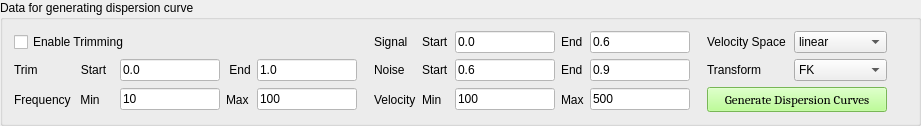
         <widget class="QGroupBox" name="DataDispGrpBox">
          <property name="maximumSize">
           <size>
            <width>16777215</width>
            <height>111</height>
           </size>
          </property>
          <property name="styleSheet">
           <string notr="true">font: 75 12pt &quot;Verdana&quot;;</string>
          </property>
          <property name="title">
           <string>Data for generating dispersion curve</string>
          </property>
          <layout class="QGridLayout" name="gridLayout_5">
           <item row="0" column="14">
            <widget class="QWidget" name="widget_6" native="true">
             <property name="minimumSize">
              <size>
               <width>5</width>
               <height>0</height>
              </size>
             </property>
             <property name="maximumSize">
              <size>
               <width>20</width>
               <height>16777215</height>
              </size>
             </property>
            </widget>
           </item>
           <item row="0" column="7">
            <widget class="QLabel" name="label_8">
             <property name="styleSheet">
              <string notr="true">font: 10pt &quot;Cambria&quot;;</string>
             </property>
             <property name="text">
              <string>Signal</string>
             </property>
            </widget>
           </item>
           <item row="1" column="7">
            <widget class="QLabel" name="label_12">
             <property name="styleSheet">
              <string notr="true">font: 10pt &quot;Cambria&quot;;</string>
             </property>
             <property name="text">
              <string>Noise</string>
             </property>
            </widget>
           </item>
           <item row="2" column="10">
            <widget class="QLineEdit" name="vMin_edt">
             <property name="maximumSize">
              <size>
               <width>100</width>
               <height>16777215</height>
              </size>
             </property>
             <property name="styleSheet">
              <string notr="true">background:rgb(255, 255, 255)</string>
             </property>
             <property name="text">
              <string>100</string>
             </property>
            </widget>
           </item>
           <item row="0" column="15">
            <widget class="QLabel" name="label_16">
             <property name="styleSheet">
              <string notr="true">font: 10pt &quot;Cambria&quot;;</string>
             </property>
             <property name="text">
              <string>Velocity Space</string>
             </property>
            </widget>
           </item>
           <item row="0" column="13">
            <widget class="QLineEdit" name="sigEnd_edt">
             <property name="maximumSize">
              <size>
               <width>100</width>
               <height>16777215</height>
              </size>
             </property>
             <property name="styleSheet">
              <string notr="true">background:rgb(255, 255, 255)</string>
             </property>
             <property name="text">
              <string>0.6</string>
             </property>
            </widget>
           </item>
           <item row="0" column="9">
            <widget class="QLabel" name="label_9">
             <property name="styleSheet">
              <string notr="true">font: 10pt &quot;Calibri&quot;;</string>
             </property>
             <property name="text">
              <string>Start</string>
             </property>
            </widget>
           </item>
           <item row="2" column="5">
            <widget class="QLineEdit" name="fmax_edt">
             <property name="maximumSize">
              <size>
               <width>100</width>
               <height>16777215</height>
              </size>
             </property>
             <property name="styleSheet">
              <string notr="true">background:rgb(255, 255, 255)</string>
             </property>
             <property name="text">
              <string>100</string>
             </property>
            </widget>
           </item>
           <item row="1" column="0" colspan="2">
            <widget class="QLabel" name="label_2">
             <property name="styleSheet">
              <string notr="true">font: 10pt &quot;Calibri&quot;;</string>
             </property>
             <property name="text">
              <string>Trim             Start</string>
             </property>
            </widget>
           </item>
           <item row="1" column="15">
            <widget class="QLabel" name="label_25">
             <property name="styleSheet">
              <string notr="true">font: 10pt &quot;Cambria&quot;;</string>
             </property>
             <property name="text">
              <string>Transform </string>
             </property>
            </widget>
           </item>
           <item row="1" column="9">
            <widget class="QLabel" name="label_11">
             <property name="styleSheet">
              <string notr="true">font: 10pt &quot;Calibri&quot;;</string>
             </property>
             <property name="text">
              <string>Start</string>
             </property>
            </widget>
           </item>
           <item row="1" column="16">
            <widget class="QComboBox" name="TransformType">
             <property name="styleSheet">
              <string notr="true">font: 10pt &quot;Calibri&quot;;</string>
             </property>
             <item>
              <property name="text">
               <string>FK</string>
              </property>
             </item>
             <item>
              <property name="text">
               <string>Phase Shift</string>
              </property>
             </item>
             <item>
              <property name="text">
               <string>Radon</string>
              </property>
             </item>
            </widget>
           </item>
           <item row="0" column="10">
            <widget class="QLineEdit" name="sigStrt_edt">
             <property name="maximumSize">
              <size>
               <width>100</width>
               <height>16777215</height>
              </size>
             </property>
             <property name="styleSheet">
              <string notr="true">background:rgb(255, 255, 255)</string>
             </property>
             <property name="text">
              <string>0.0</string>
             </property>
            </widget>
           </item>
           <item row="2" column="4">
            <widget class="QLabel" name="label_5">
             <property name="styleSheet">
              <string notr="true">font: 10pt &quot;Calibri&quot;;</string>
             </property>
             <property name="text">
              <string>Max</string>
             </property>
            </widget>
           </item>
           <item row="1" column="5">
            <widget class="QLineEdit" name="trEnd_edt">
             <property name="maximumSize">
              <size>
               <width>100</width>
               <height>16777215</height>
              </size>
             </property>
             <property name="styleSheet">
              <string notr="true">background:rgb(255, 255, 255)</string>
             </property>
             <property name="text">
              <string>1.0</string>
             </property>
            </widget>
           </item>
           <item row="1" column="13">
            <widget class="QLineEdit" name="nEnd_edt">
             <property name="maximumSize">
              <size>
               <width>100</width>
               <height>16777215</height>
              </size>
             </property>
             <property name="styleSheet">
              <string notr="true">background:rgb(255, 255, 255)</string>
             </property>
             <property name="text">
              <string>0.9</string>
             </property>
            </widget>
           </item>
           <item row="1" column="4">
            <widget class="QLabel" name="label_3">
             <property name="styleSheet">
              <string notr="true">font: 10pt &quot;Calibri&quot;;</string>
             </property>
             <property name="text">
              <string> End</string>
             </property>
            </widget>
           </item>
           <item row="0" column="6">
            <widget class="QWidget" name="widget" native="true">
             <property name="minimumSize">
              <size>
               <width>5</width>
               <height>0</height>
              </size>
             </property>
             <property name="maximumSize">
              <size>
               <width>20</width>
               <height>16777215</height>
              </size>
             </property>
            </widget>
           </item>
           <item row="0" column="17">
            <spacer name="horizontalSpacer">
             <property name="orientation">
              <enum>Qt::Horizontal</enum>
             </property>
             <property name="sizeHint" stdset="0">
              <size>
               <width>20</width>
               <height>20</height>
              </size>
             </property>
            </spacer>
           </item>
           <item row="2" column="13">
            <widget class="QLineEdit" name="vMax_edt">
             <property name="maximumSize">
              <size>
               <width>100</width>
               <height>16777215</height>
              </size>
             </property>
             <property name="styleSheet">
              <string notr="true">background:rgb(255, 255, 255)</string>
             </property>
             <property name="text">
              <string>500</string>
             </property>
            </widget>
           </item>
           <item row="2" column="15" colspan="2">
            <widget class="QPushButton" name="doDisp_btn">
             <property name="minimumSize">
              <size>
               <width>180</width>
               <height>25</height>
              </size>
             </property>
             <property name="font">
              <font>
               <family>Cambria</family>
               <pointsize>10</pointsize>
               <weight>9</weight>
               <italic>false</italic>
               <bold>false</bold>
              </font>
             </property>
             <property name="styleSheet">
              <string notr="true">font: 75 10pt &quot;Cambria&quot;;
background:rgb(168, 255, 121)</string>
             </property>
             <property name="text">
              <string>Generate Dispersion Curves</string>
             </property>
            </widget>
           </item>
           <item row="0" column="12">
            <widget class="QLabel" name="label_7">
             <property name="styleSheet">
              <string notr="true">font: 10pt &quot;Calibri&quot;;</string>
             </property>
             <property name="text">
              <string>End</string>
             </property>
            </widget>
           </item>
           <item row="2" column="0">
            <widget class="QLabel" name="label_4">
             <property name="styleSheet">
              <string notr="true">font: 10pt &quot;Cambria&quot;;</string>
             </property>
             <property name="text">
              <string>Frequency</string>
             </property>
            </widget>
           </item>
           <item row="2" column="3">
            <widget class="QLineEdit" name="fMin_edt">
             <property name="maximumSize">
              <size>
               <width>100</width>
               <height>16777215</height>
              </size>
             </property>
             <property name="styleSheet">
              <string notr="true">background:rgb(255, 255, 255)</string>
             </property>
             <property name="text">
              <string>10</string>
             </property>
            </widget>
           </item>
           <item row="2" column="7">
            <widget class="QLabel" name="label_14">
             <property name="styleSheet">
              <string notr="true">font: 10pt &quot;Cambria&quot;;</string>
             </property>
             <property name="text">
              <string>Velocity</string>
             </property>
            </widget>
           </item>
           <item row="1" column="12">
            <widget class="QLabel" name="label_10">
             <property name="styleSheet">
              <string notr="true">font: 10pt &quot;Calibri&quot;;</string>
             </property>
             <property name="text">
              <string>End</string>
             </property>
            </widget>
           </item>
           <item row="2" column="1">
            <widget class="QLabel" name="label_6">
             <property name="styleSheet">
              <string notr="true">font: 10pt &quot;Calibri&quot;;</string>
             </property>
             <property name="text">
              <string> Min</string>
             </property>
            </widget>
           </item>
           <item row="1" column="3">
            <widget class="QLineEdit" name="trStrt_edt">
             <property name="maximumSize">
              <size>
               <width>100</width>
               <height>16777215</height>
              </size>
             </property>
             <property name="styleSheet">
              <string notr="true">background:rgb(255, 255, 255)</string>
             </property>
             <property name="text">
              <string>0.0</string>
             </property>
            </widget>
           </item>
           <item row="0" column="0" colspan="4">
            <widget class="QCheckBox" name="trim_chk">
             <property name="styleSheet">
              <string notr="true">font: 10pt &quot;Cambria&quot;;</string>
             </property>
             <property name="text">
              <string>Enable Trimming</string>
             </property>
            </widget>
           </item>
           <item row="0" column="16">
            <widget class="QComboBox" name="vspace_edt">
             <property name="styleSheet">
              <string notr="true">font: 10pt &quot;Calibri&quot;;</string>
             </property>
             <item>
              <property name="text">
               <string>linear</string>
              </property>
             </item>
             <item>
              <property name="text">
               <string>log</string>
              </property>
             </item>
            </widget>
           </item>
           <item row="1" column="10">
            <widget class="QLineEdit" name="nStrt_edt">
             <property name="maximumSize">
              <size>
               <width>100</width>
               <height>16777215</height>
              </size>
             </property>
             <property name="styleSheet">
              <string notr="true">background:rgb(255, 255, 255)</string>
             </property>
             <property name="text">
              <string>0.6</string>
             </property>
            </widget>
           </item>
           <item row="2" column="12">
            <widget class="QLabel" name="label_13">
             <property name="styleSheet">
              <string notr="true">font: 10pt &quot;Calibri&quot;;</string>
             </property>
             <property name="text">
              <string>Max</string>
             </property>
            </widget>
           </item>
           <item row="2" column="9">
            <widget class="QLabel" name="label_15">
             <property name="styleSheet">
              <string notr="true">font: 10pt &quot;Calibri&quot;;</string>
             </property>
             <property name="text">
              <string>Min</string>
             </property>
            </widget>
           </item>
          </layout>
         </widget>
